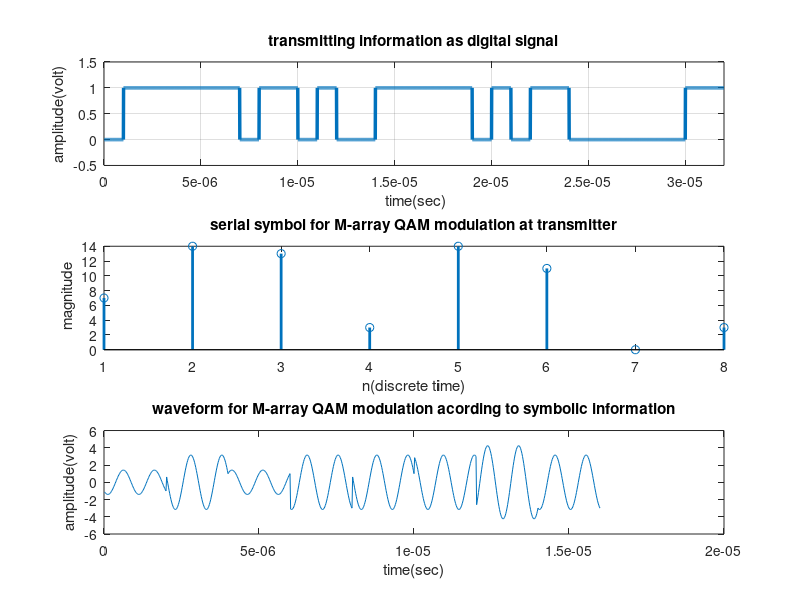
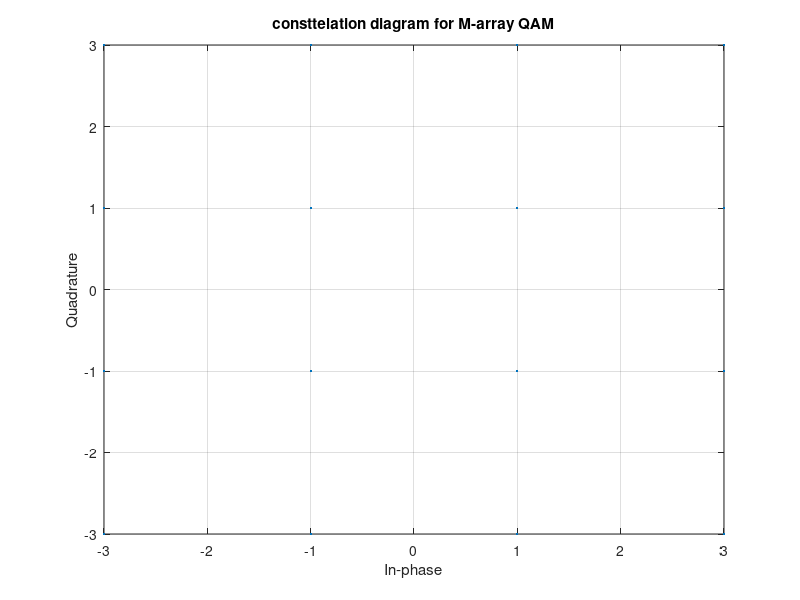
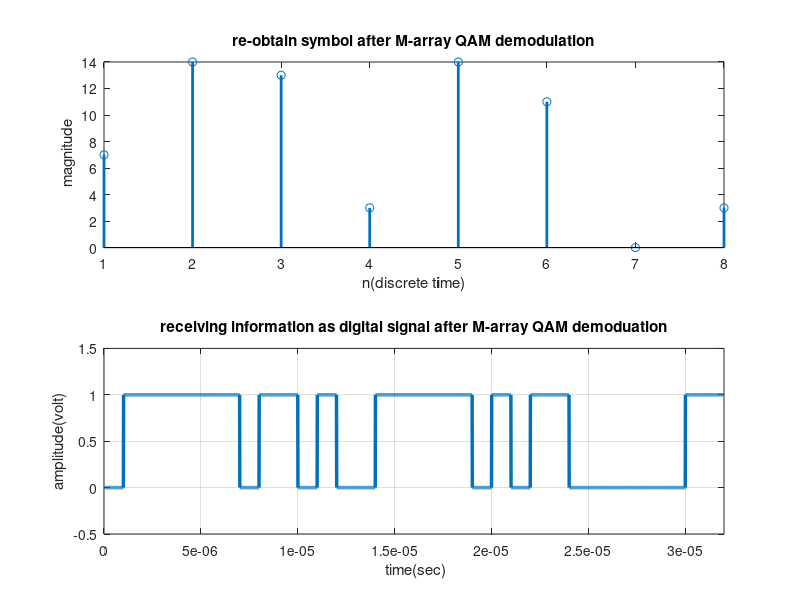

These charts were generated, in order, by the following MATLAB code:
clc;
clear all;
close all;
M=16;
%M=input(' enter the value of M array for QAM modulation : ');
fprintf('\n\n\n');
%XXXXXXXXXXXXXXXXXXXXXXXXXXX input  chaking loop XXXXXXXXXXXXXXXXXXXXXXXXXX
Ld=log2(M);
ds=ceil(Ld);
dif=ds-Ld;
if(dif~=0)
   error('the value of M is only acceptable if log2(M)is an integer');
end
%XXXXXXXXXXXXXXXXXXX binary Information Generation XXXXXXXXXXXXXXXXXXXXXXXX
nbit=32;                                        %number of information bits
msg=round(rand(nbit,1));            % information generation as binary form
disp(' binary information at transmitter ');
disp(msg);
fprintf('\n\n');
%XX representation of transmitting binary information as digital signal XXX
x=msg;
bp=.000001;                                                    % bit period
bit=[]; 
for n=1:1:length(x)
    if x(n)==1;
       se=ones(1,100);
    else x(n)==0;
        se=zeros(1,100);
    end
     bit=[bit se];
end
t1=bp/100:bp/100:100*length(x)*(bp/100);
figure(1)
subplot(3,1,1);
plot(t1,bit,'lineWidth',2.5);grid on;
axis([ 0 bp*length(x) -.5 1.5]);
ylabel('amplitude(volt)');
xlabel(' time(sec)');
title('transmitting information as digital signal');
% binary information convert into symbolic form for M-array QAM modulation
M=M;                                             % order of QAM modulation
msg_reshape=reshape(msg,log2(M),nbit/log2(M))';
disp(' information are reshaped for convert symbolic form');
disp(msg_reshape);
fprintf('\n\n');
size(msg_reshape);
for(j=1:1:nbit/log2(M))
   for(i=1:1:log2(M))
       a(j,i)=num2str(msg_reshape(j,i));
   end
end
as=bin2dec(a);
ass=as';
figure(1)
subplot(3,1,2);
stem(ass,'Linewidth',2.0);
title('serial symbol for M-array QAM modulation at transmitter');
xlabel('n(discrete time)');
ylabel(' magnitude');
disp('symbolic form information for M-array QAM ');
disp(ass);
fprintf('\n\n');
%XXXXXXXXXXXXXX Mapping for M-array QAM modulation XXXXXXXXXXXXXXXXXXXXXXXX
M=M;                                               %order of QAM modulation
x1=[0:M-1];
p=qammod(ass,M)     %constalation design for M-array QAM acording to symbol
sym=0:1:M-1;     % considerable symbol of M-array QAM, just for scatterplot
pp=qammod(sym,M);                     %constalation diagram for M-array QAM         
scatterplot(pp),grid on;
title('consttelation diagram for M-array QAM');
%XXXXXXXXXXXXXXXXXXXXXX  M-array QAM modulation XXXXXXXXXXXXXXXXXXXXXXXXXXX
RR=real(p)
II=imag(p)
sp=bp*2;                                     %symbol period for M-array QAM
sr=1/sp;                                                      % symbol rate
f=sr*2;
t=sp/100:sp/100:sp;
ss=length(t);
m=[];
for(k=1:1:length(RR))
    yr=RR(k)*cos(2*pi*f*t);                     % inphase or real component
    yim=II(k)*sin(2*pi*f*t);            % Quadrature or imagenary component 
    y=yr+yim;
    m=[m y];
end
tt=sp/100:sp/100:sp*length(RR);
figure(1);
subplot(3,1,3);
plot(tt,m);
title('waveform for M-array QAM modulation acording to symbolic information');
xlabel('time(sec)');
ylabel('amplitude(volt)');
%XXXXXXXXXXXXXXXXXXXX M-array QAM demodulation XXXXXXXXXXXXXXXXXXXXXXXXXXXX
m1=[];
m2=[];
for n=ss:ss:length(m)
  t=sp/100:sp/100:sp;
  y1=cos(2*pi*f*t);                                     % inphase component
  y2=sin(2*pi*f*t);                                  % quadrature component
  mm1=y1.*m((n-(ss-1)):n);                                    
  mm2=y2.*m((n-(ss-1)):n);                                    
  z1=trapz(t,mm1)                                             % integration
  z2=trapz(t,mm2)                                             % integration
  zz1=round(2*z1/sp)
  zz2=round(2*z2/sp)
  m1=[m1 zz1]
  m2=[m2 zz2]
end
%XXXXXXXXXXXXXXXXXXX de-mapping for M-array QAM modulation XXXXXXXXXXXXXXXX
clear i;
clear j;
for (k=1:1:length(m1))  
gt(k)=m1(k)+j*m2(k);
end
gt
ax=qamdemod(gt,M);
figure(3);
subplot(2,1,1);
stem(ax,'linewidth',2);
title(' re-obtain symbol after M-array QAM demodulation ');
xlabel('n(discrete time)');
ylabel(' magnitude');
disp('re-obtain symbol after M-array QAM demodulation ');
disp(ax);
fprintf('\n\n');
bi_in=dec2bin(ax);
[row col]=size(bi_in);
p=1;
 for(i=1:1:row)
     for(j=1:1:col)
         re_bi_in(p)=str2num(bi_in(i,j));
         p=p+1;
     end
 end 
disp('re-obtain binary information after M-array QAM demodulation');
disp(re_bi_in')
fprintf('\n\n');
%XX representation of receiving binary information as digital signal XXXXXX
x=re_bi_in;
bp=.000001;                                                    % bit period
bit=[]; 
for n=1:1:length(x)
    if x(n)==1;
       se=ones(1,100);
    else x(n)==0;
        se=zeros(1,100);
    end
     bit=[bit se];
end
t1=bp/100:bp/100:100*length(x)*(bp/100);
figure(3)
subplot(2,1,2);
plot(t1,bit,'lineWidth',2.5);grid on;
axis([ 0 bp*length(x) -.5 1.5]);
ylabel('amplitude(volt)');
xlabel(' time(sec)');
title('receiving information as digital signal after M-array QAM demoduation');
%>>>>>>>>>>>>>>>>>>>>>>>>>>>>>>>>> end of program <<<<<<<<<<<<<<<<<<<<<<<<<
